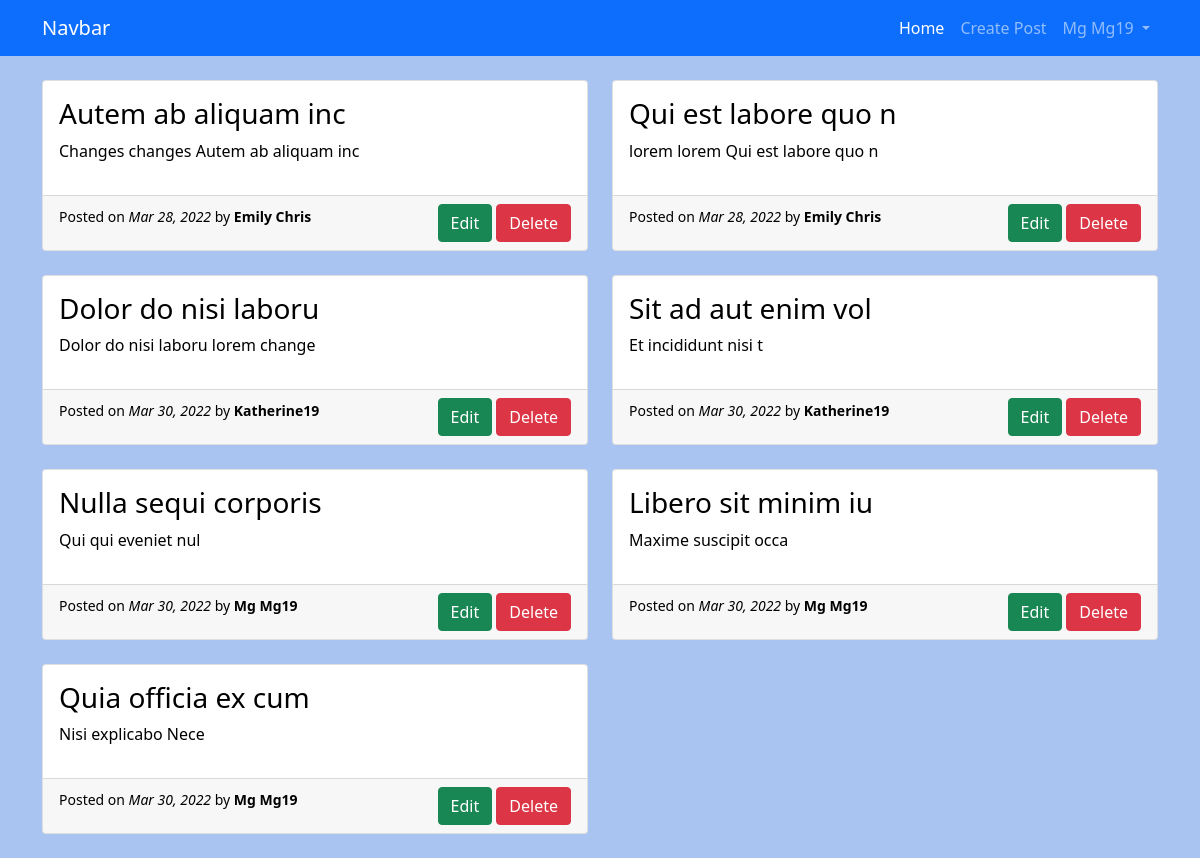
The page /index.php (signed in) on the database as committed earlier.
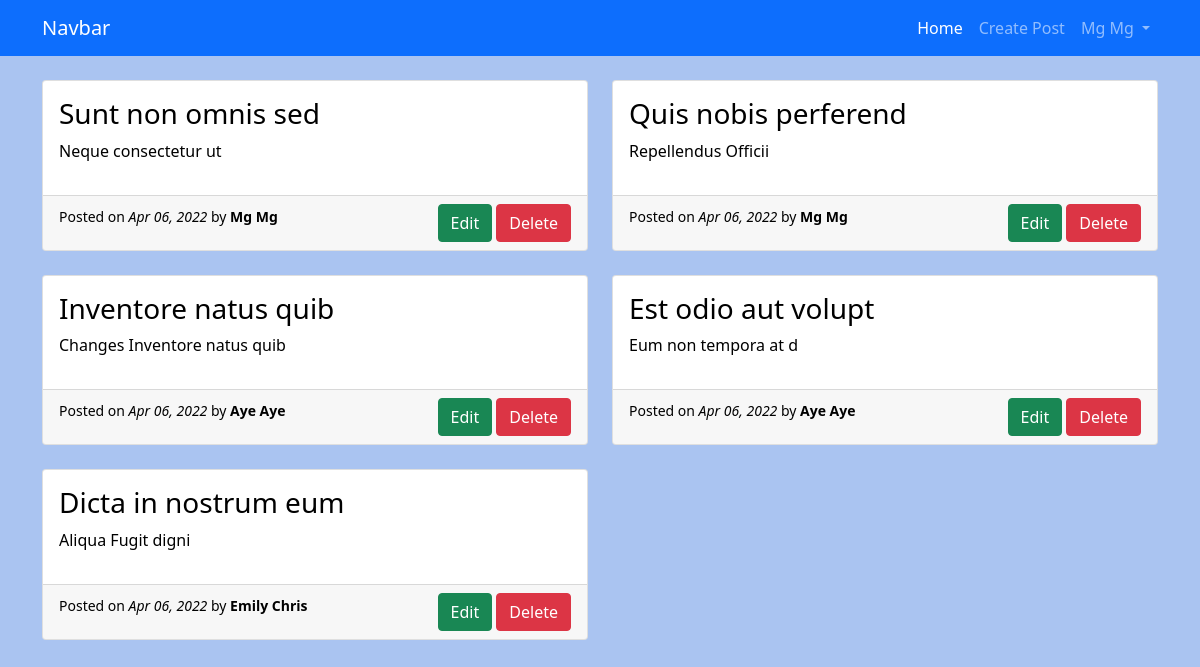
The same page on the database as committed later.
### tables this page shows
CREATE TABLE `users` (
  `id` int(11) NOT NULL,
  `name` varchar(255) NOT NULL,
  `email` varchar(255) NOT NULL,
  `password` varchar(255) NOT NULL,
  `date` datetime NOT NULL DEFAULT current_timestamp()
);

CREATE TABLE `posts` (
  `id` int(11) NOT NULL,
  `title` varchar(255) NOT NULL,
  `body` text NOT NULL,
  `user_id` int(11) NOT NULL,
  `date` datetime NOT NULL DEFAULT current_timestamp()
);

### helper.php (called while the page is built, shortened)
<?php
function url($url)
{
    return APP_URL . '/' . $url;
}

### index.php (the view, shortened to what this page needs)
<?php
include_once './init.php';
$sql = "SELECT posts.*, users.name as author FROM posts LEFT JOIN users ON users.id=posts.user_id";
$result = mysqli_query($conn, $sql);
$posts = mysqli_fetch_all($result, MYSQLI_ASSOC);
?>
<?php include './header.php' ?>
<?php include './navbar.php' ?>
<div class="container">
    <div class="row mb-4">
        <?php foreach ($posts as $post) : ?>
            <div class="col-6 mt-4">
                <a href="#" class="text-decoration-none text-black">
                    <div class="card">
                        <div class="card-body">
                            <h3><?php echo $post['title']; ?></h3>
                            <p><?php echo $post['body']; ?></p>
                        </div>
                        <div class="card-footer ">
                            <small>Posted on <i><?php echo date('M d, Y', strtotime($post['date'])); ?></i> by
                                <b>
                                    <?php echo $post['author']; ?>
                                </b>
                            </small>
                            <div class="float-end">
                                <a href="<?php echo url('post-edit.php?post_id=' . $post['id']); ?>" class="btn btn-success">Edit</a>
                                <a href="<?php echo url('post-delete.php?post_id=' . $post['id']); ?>" class="btn btn-danger">Delete</a>
                            </div>
                        </div>
                    </div>
                </a>
            </div>
        <?php endforeach; ?>
    </div>
</div>
<?php include './footer.php' ?>

### header.php (shortened to what this page needs)
<!DOCTYPE html>
<html lang="en">
<head>
  <link href="https://cdn.jsdelivr.net/npm/bootstrap@5.1.3/dist/css/bootstrap.min.css" rel="stylesheet">
  <link rel="stylesheet" href="https://cdn.jsdelivr.net/npm/bootstrap-icons@1.8.1/font/bootstrap-icons.css">
</head>
<body style="background-color: #aac4f1;">

### navbar.php (shortened to what this page needs)
<?php
$id = $_SESSION['auth']['id'];
$sql = "SELECT * FROM users WHERE id='$id'";
$result = mysqli_query($conn, $sql);
$user = mysqli_fetch_assoc($result);
?>
<nav class="navbar navbar-expand-lg navbar-dark bg-primary">
    <div class="container">
        <a class="navbar-brand" href="#">Navbar</a>
        <div class="collapse navbar-collapse" id="navbarSupportedContent">
            <ul class="navbar-nav mb-2 mb-lg-0" style="margin-left: auto;">
                <li class="nav-item">
                    <a class="nav-link active" aria-current="page" href="/blog/index.php">Home</a>
                </li>
                <li class="nav-item">
                    <a class="nav-link" aria-current="page" href="<?php echo url('post-create.php'); ?>">Create Post</a>
                </li>
                <li class="nav-item dropdown">
                    <a class="nav-link dropdown-toggle" href="#" id="navbarDropdown" role="button" data-bs-toggle="dropdown" aria-expanded="false">
                        <?php echo $user['name']; ?>
                    </a>
                </li>
            </ul>
        </div>
    </div>
</nav>

Rows that differ between the two databases and show on the page:
removed posts: title "Autem ab aliquam inc", body "Changes changes Autem ab aliquam inc", date "Mar 28, 2022", user.name "Emily Chris"
removed posts: title "Qui est labore quo n", body "lorem lorem Qui est labore quo n", date "Mar 28, 2022", user.name "Emily Chris"
removed posts: title "Dolor do nisi laboru", body "Dolor do nisi laboru lorem change", date "Mar 30, 2022", user.name "Katherine19"
removed posts: title "Sit ad aut enim vol", body "Et incididunt nisi t", date "Mar 30, 2022", user.name "Katherine19"
removed posts: title "Nulla sequi corporis", body "Qui qui eveniet nul", date "Mar 30, 2022", user.name "Mg Mg19"
removed posts: title "Libero sit minim iu", body "Maxime suscipit occa", date "Mar 30, 2022", user.name "Mg Mg19"
removed posts: title "Quia officia ex cum", body "Nisi explicabo Nece", date "Mar 30, 2022", user.name "Mg Mg19"
changed users: name "Mg Mg19" → "Mg Mg"
added posts: title "Sunt non omnis sed", body "Neque consectetur ut", date "Apr 06, 2022", user.name "Mg Mg"
added posts: title "Quis nobis perferend", body "Repellendus Officii", date "Apr 06, 2022", user.name "Mg Mg"
added posts: title "Inventore natus quib", body "Changes Inventore natus quib", date "Apr 06, 2022", user.name "Aye Aye"
added posts: title "Est odio aut volupt", body "Eum non tempora at d", date "Apr 06, 2022", user.name "Aye Aye"
added posts: title "Dicta in nostrum eum", body "Aliqua Fugit digni", date "Apr 06, 2022", user.name "Emily Chris"
